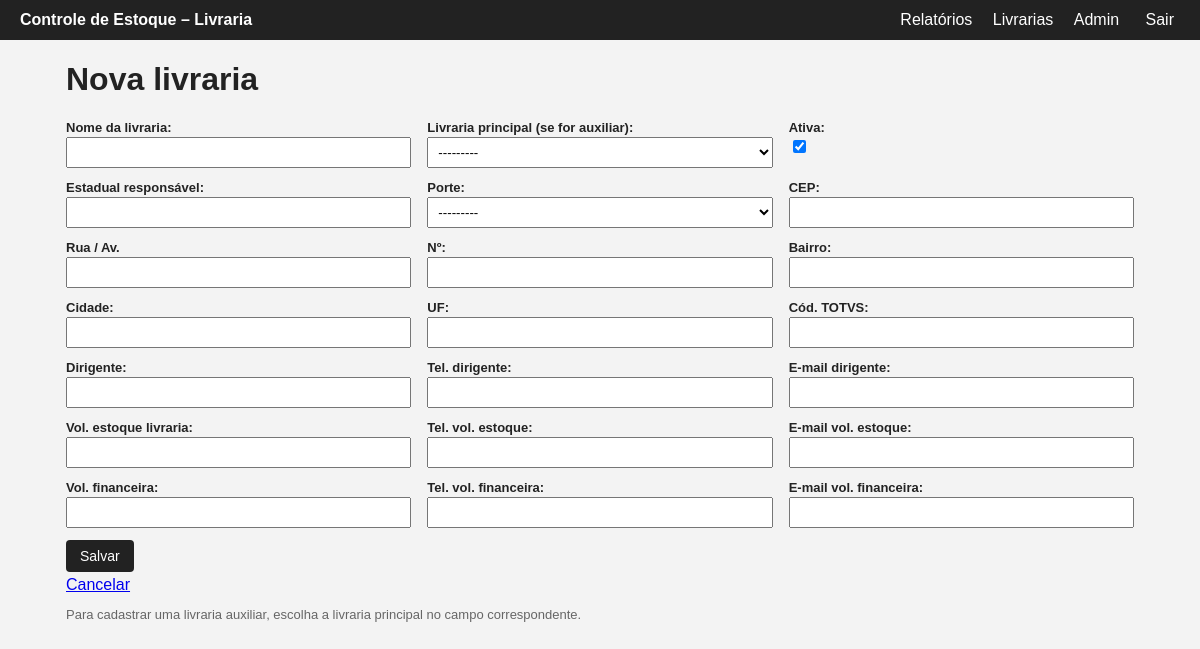
The app's page /livraria/livrarias/nova/ (signed in) with its own data.
### estoque/models.py (models this page shows, shortened)
class DadosCabecalho(models.Model):
    estadual_responsavel = models.CharField("Estadual responsável", max_length=120, blank=True)
    porte = models.CharField("Porte", max_length=10, choices=PORTES, blank=True)
    cep = models.CharField("CEP", max_length=9, blank=True)
    rua = models.CharField("Rua / Av.", max_length=150, blank=True)
    numero = models.CharField("Nº", max_length=10, blank=True)
    bairro = models.CharField("Bairro", max_length=80, blank=True)
    cidade = models.CharField("Cidade", max_length=80, blank=True)
    uf = models.CharField("UF", max_length=2, blank=True)
    cod_totvs = models.CharField("Cód. TOTVS", max_length=30, blank=True)
    dirigente = models.CharField("Dirigente", max_length=120, blank=True)
    dirigente_tel = models.CharField("Tel. dirigente", max_length=30, blank=True)
    dirigente_email = models.CharField("E-mail dirigente", max_length=120, blank=True)
    vol_estoque = models.CharField("Vol. estoque livraria", max_length=120, blank=True)
    vol_estoque_tel = models.CharField("Tel. vol. estoque", max_length=30, blank=True)
    vol_estoque_email = models.CharField("E-mail vol. estoque", max_length=120, blank=True)
    vol_financeiro = models.CharField("Vol. financeira", max_length=120, blank=True)
    vol_financeiro_tel = models.CharField("Tel. vol. financeira", max_length=30, blank=True)
    vol_financeiro_email = models.CharField("E-mail vol. financeira", max_length=120, blank=True)
    class Meta:
        abstract = True

class Livraria(DadosCabecalho):
    nome = models.CharField("Nome da livraria", max_length=150)
    principal = models.ForeignKey(
        "self", verbose_name="Livraria principal (se for auxiliar)",
        null=True, blank=True, on_delete=models.PROTECT, related_name="auxiliares",
        limit_choices_to={"principal__isnull": True},
    )
    ativa = models.BooleanField(default=True)
    class Meta:
        ordering = ["nome"]
        verbose_name = "Livraria"
        verbose_name_plural = "Livrarias"
    def __str__(self):
        return f"{self.nome} (auxiliar)" if self.principal_id else self.nome

### estoque/views.py (the view)
# urls.py: path("livrarias/nova/", views.LivrariaNova.as_view(), name="livraria_nova"),
class LivrariaNova(LoginRequiredMixin, CreateView):
    model = Livraria
    form_class = LivrariaForm
    template_name = "estoque/livraria_form.html"
    success_url = reverse_lazy("livraria_lista")

### estoque/forms.py
class LivrariaForm(forms.ModelForm):
    class Meta:
        model = Livraria
        fields = ["nome", "principal", "ativa"] + CAMPOS_CABECALHO
    def __init__(self, *args, **kwargs):
        super().__init__(*args, **kwargs)
        if self.instance.pk:
            self.fields["principal"].queryset = self.fields["principal"].queryset.exclude(pk=self.instance.pk)

### estoque/templates/estoque/livraria_form.html (shortened to what this page needs)
{% extends "estoque/base.html" %}
{% block conteudo %}
<h1>{% if object %}Editar livraria{% else %}Nova livraria{% endif %}</h1>
<form method="post" class="form-simples form-grande">{% csrf_token %}
  {{ form.as_div }}
  <button class="btn">Salvar</button>
  <a href="{% url 'livraria_lista' %}">Cancelar</a>
</form>
<p class="ajuda">Para cadastrar uma livraria auxiliar, escolha a livraria principal no campo correspondente.</p>
{% endblock %}

### estoque/static/estoque/painel.css (style rules this page uses)
* { box-sizing:border-box }
body { margin:0;font-family:Arial,Helvetica,sans-serif;background:#f3f3f3;color:#222 }
.btn { background:#222;color:#fff;border:0;padding:8px 14px;border-radius:4px;text-decoration:none;cursor:pointer;font-size:14px }
.form-simples>div { margin-bottom:10px }
.form-simples label { display:block;font-weight:bold;font-size:13px;margin-bottom:2px }
.form-simples input[type=text],.form-simples input[type=email],.form-simples input[type=month],.form-simples select { width:100%;max-width:420px;padding:6px }
.form-grande { display:grid;grid-template-columns:repeat(auto-fit,minmax(260px,1fr));gap:4px 16px }
.form-grande>div { margin:0 0 8px }
.form-grande>button,.form-grande>a { grid-column:1/-1;justify-self:start }
.ajuda { color:#666;font-size:13px }

### records on screen
Livraria: principal "---------", ativa "☑", porte "---------"
